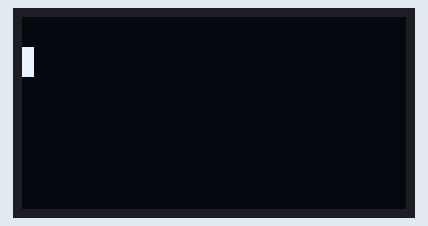
Simulated run of this program. Board: Raspberry Pi Pico running MicroPython. On the bench: 128×64 one-colour display.

Above: at 0.35 s.
At 1.68 s:
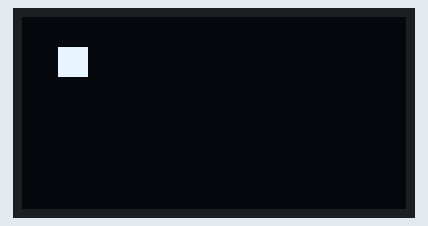
At 3.01 s:
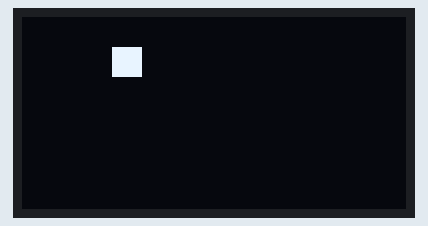
At 5.67 s:
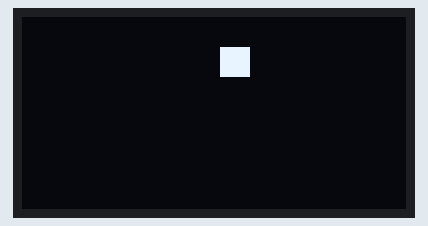
At 8.33 s:
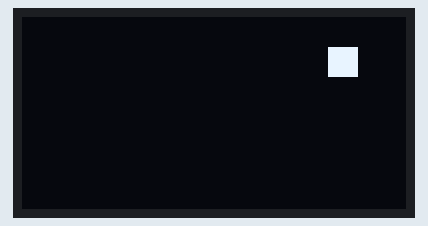
At 11.06 s:
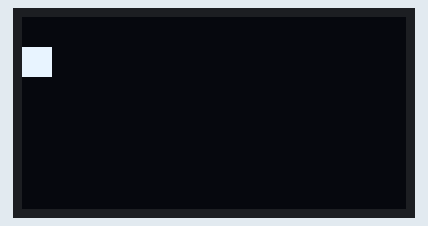

Measured:
- by itself, everything shown: repeats every 10.3 s, in 138 steps

The program:

animation2.py
```python
from machine import I2C, Pin
from time import sleep_ms
from ssd1306 import SSD1306_I2C

i2c = I2C(0, sda=Pin(0), scl=Pin(1), freq=400000)

oled_width = 128
oled_height = 64

disp = SSD1306_I2C(oled_width, oled_height, i2c)

def animate_flying_object():
    object_width = 10  # Width of the flying object (adjust as needed)
    object_pos = -object_width  # Initial position of the flying object

    while True:
        disp.fill(0)  # Clear the display
        disp.fill_rect(object_pos, 10, object_width, 10, 1)  # Draw the flying object
        disp.show()  # Update the display

        object_pos += 1  # Move the object to the right
        if object_pos > oled_width:  # Reset position if object goes beyond display width
            object_pos = -object_width

        sleep_ms(50)  # Adjust the speed of animation by changing the delay

# Start the flying animation
animate_flying_object()
```
